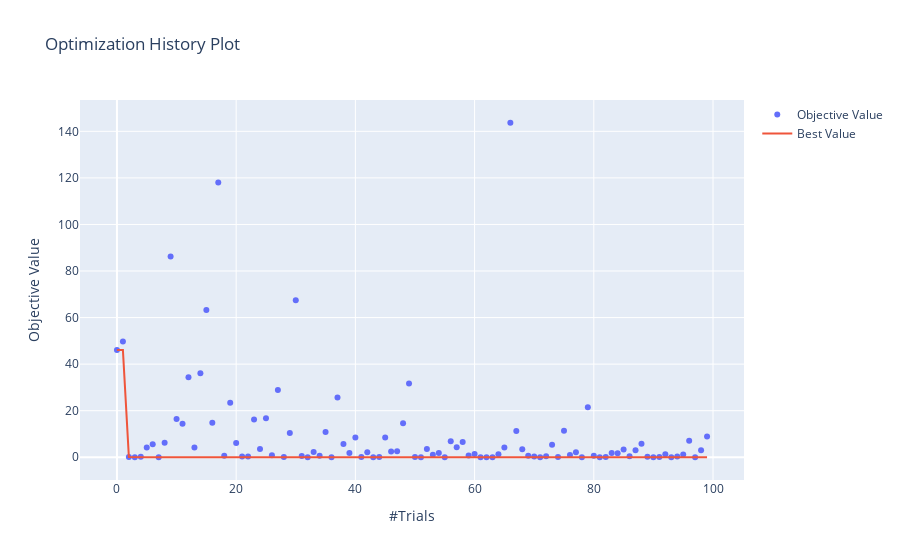

Notebook cell for this chart:
### Code cell
fig = optuna.visualization.plot_optimization_history(study)
fig.show()
